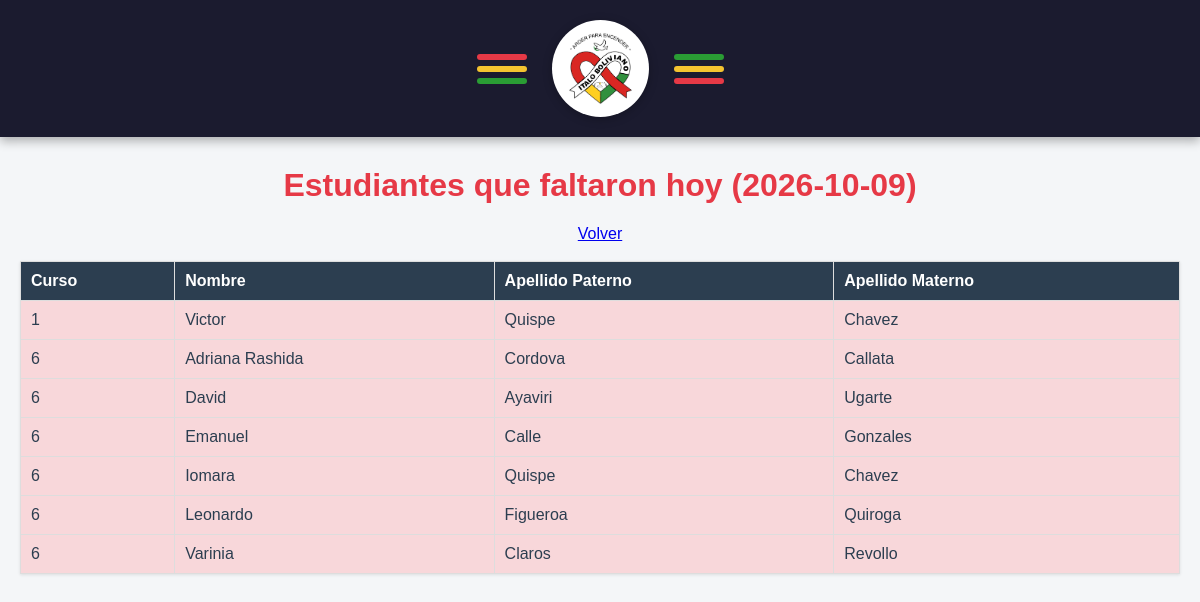
/admin/reporte-faltas (signed in), run on the app's committed database.
### tables this page shows
CREATE TABLE estudiantes (
    id INTEGER PRIMARY KEY AUTOINCREMENT,
    nombre TEXT NOT NULL,
    apellido_paterno TEXT NOT NULL,
    apellido_materno TEXT NOT NULL,
    edad INTEGER NOT NULL,
    curso INTEGER NOT NULL,
    tipo_sangre TEXT NOT NULL
, descriptor_facial TEXT);

### app.py (the view)
@app.route('/admin/reporte-faltas')
@requiere_login
def reporte_faltas():
    conexion = conectar_bd()
    cursor = conexion.cursor()
    hoy = datetime.now().strftime('%Y-%m-%d')
    cursor.execute('SELECT * FROM estudiantes ORDER BY curso, nombre')
    todos = cursor.fetchall()
    faltaron = []
    for est in todos:
        cursor.execute('SELECT id FROM asistencias WHERE estudiante_id = ? AND fecha = ?', (est['id'], hoy))
        if not cursor.fetchone():
            faltaron.append(est)
    conexion.close()
    return render_template('reporte_faltas.html', faltaron=faltaron, fecha=hoy)

### app.py (called while the page is built)
def conectar_bd():
    conexion = sqlite3.connect('asistencia.db')
    conexion.row_factory = sqlite3.Row
    return conexion

def requiere_login(f):
    @wraps(f)
    def funcion_protegida(*args, **kwargs):
        if not session.get('es_admin'):
            return redirect(url_for('login'))
        return f(*args, **kwargs)
    return funcion_protegida

### templates/reporte_faltas.html (shortened to what this page needs)
<!DOCTYPE html>
<html lang="es">
<head>
    <link rel="stylesheet" href="{{ url_for('static', filename='estilos.css') }}">
</head>
<body>
    <div class="header-banner">
        <div class="decoracion">
            <div class="franja franja-roja"></div>
            <div class="franja franja-amarilla"></div>
            <div class="franja franja-verde"></div>
        </div>
        <img src="{{ url_for('static', filename='images/logo.png') }}" class="logo" alt="Logo Italo Boliviano">
        <div class="decoracion">
            <div class="franja franja-verde"></div>
            <div class="franja franja-amarilla"></div>
            <div class="franja franja-roja"></div>
        </div>
    </div>
    <h1>Estudiantes que faltaron hoy ({{ fecha }})</h1>
    <a href="/admin">Volver</a>
    <br><br>
    {% if faltaron|length == 0 %}
        <p>¡Nadie faltó hoy! 🎉</p>
    {% else %}
        <table>
            <thead>
                <tr>
                    <th>Curso</th>
                    <th>Nombre</th>
                    <th>Apellido Paterno</th>
                    <th>Apellido Materno</th>
                </tr>
            </thead>
            <tbody>
                {% for est in faltaron %}
                <tr class="ausente">
                    <td>{{ est.curso }}</td>
                    <td>{{ est.nombre }}</td>
                    <td>{{ est.apellido_paterno }}</td>
                    <td>{{ est.apellido_materno }}</td>
                </tr>
                {% endfor %}
            </tbody>
        </table>
    {% endif %}
</body>
</html>

### static/estilos.css (style rules this page uses)
:root { --rojo: #e63946; --verde: #2a9d34; --fucsia: #d6249f; --gris: #6c757d; --texto: #2c3e50; --fondo: #f4f6f8; }
body { font-family: Arial, sans-serif; background-color: var(--fondo); margin: 0; padding: 20px; color: var(--texto); text-align: center; }
h1 { color: var(--rojo); }
.logo { width: 110px; margin-bottom: 10px; }
table { border-collapse: collapse; width: 100%; background: white; box-shadow: 0 1px 3px rgba(0,0,0,0.1); }
th, td { border: 1px solid #ddd; padding: 10px; text-align: left; }
th { background-color: var(--texto); color: white; }
.ausente { background-color: #f8d7da; }
.header-banner { background-color: #1b1b2f; padding: 20px 0; display: flex; align-items: center; justify-content: center; gap: 25px; box-shadow: 0 4px 10px rgba(0,0,0,0.3); margin: -20px -20px 30px -20px; }
.franja { width: 50px; height: 6px; border-radius: 3px; }
.franja-roja { background-color: var(--rojo); }
.franja-verde { background-color: var(--verde); }
.franja-amarilla { background-color: #f4c430; }
.decoracion { display: flex; flex-direction: column; gap: 6px; }
.header-banner .logo { width: 85px; height: 85px; background: white; border-radius: 50%; padding: 6px; box-shadow: 0 2px 10px rgba(0,0,0,0.25); margin: 0; }

### data on the page
estudiantes: curso "1", nombre "Victor", apellido_paterno "Quispe", apellido_materno "Chavez"
estudiantes: curso "6", nombre "Adriana Rashida", apellido_paterno "Cordova", apellido_materno "Callata"
estudiantes: curso "6", nombre "David", apellido_paterno "Ayaviri", apellido_materno "Ugarte"
estudiantes: curso "6", nombre "Emanuel", apellido_paterno "Calle", apellido_materno "Gonzales"
estudiantes: curso "6", nombre "Iomara", apellido_paterno "Quispe", apellido_materno "Chavez"
estudiantes: curso "6", nombre "Leonardo", apellido_paterno "Figueroa", apellido_materno "Quiroga"
estudiantes: curso "6", nombre "Varinia", apellido_paterno "Claros", apellido_materno "Revollo"

### other printed values
{{ fecha }} "2026-10-09"
